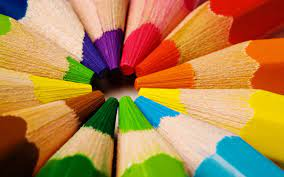
%> input picture src/obraz1.jpg, 284 x 177 px
$ octave lab1.m   (GNU Octave 9; MATLAB toolbox functions it lacks are replaced by stand-ins)
%> lines starting %> are read from the running program, lines starting %| are printed output that depends on the picture
clear all;
close all;

xc = imread("obraz1.jpg"); %wczytywanie obrazu
%> xc is the input picture: size 177x284x3 uint8; mean R, G, B 173.7, 130.3, 73.7

xr = xc(:,:,1);  %macierz trojwymiarowa, z ostatnim wymiarem pojedynczym - 1 warstwa
xg = xc(:,:,2);
xb = xc(:,:,3);

cmr = zeros(256,3); %maski dla poszczególnych kolorów
cmg = zeros(256,3);
cmb = zeros(256,3);

cmr(:,1) = [(0:255)/255]; %ustawianie kolumn w masce aby wyswietlic poszczegolne kolory
cmg(:,2) = [(0:255)/255];
cmb(:,3) = [(0:255)/255];


figure(1);
title("Obraz czerwony");
colormap(cmr);
imagesc(xr);

figure(2);
title("Obraz zielony");
colormap(cmg);
imagesc(xg);

figure(3);
title("Obraz niebieski");
colormap(cmb);
imagesc(xb);
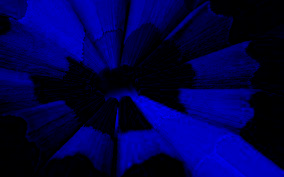
%> displayed picture: size 177x284x3, on the screen's scale of 0 to 255; mean R, G, B 0, 0, 73.7

figure(4)
title("Obraz oryginalny")
imagesc(xc);


xcneg = 255-xc; %obraz negatywny
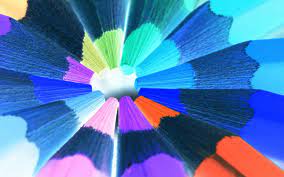
%> xcneg: size 177x284x3 uint8; mean R, G, B 81.3, 124.7, 181.3

figure(5)
title("Negatyw")
imagesc(xcneg)


xrneg = 255-xr; %negatywy masek
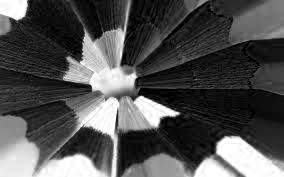
%> xrneg: size 177x284 uint8; min 0, max 255, mean 81.3
xgneg = 255-xg;
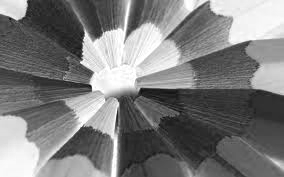
%> xgneg: size 177x284 uint8; min 15, max 255, mean 124.7
xbneg = 255-xb;
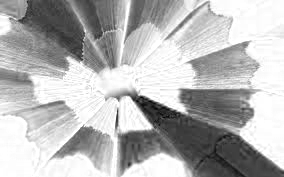
%> xbneg: size 177x284 uint8; min 0, max 255, mean 181.3

xcneg2(:,:,1) = xrneg; %wstawianie stron
xcneg2(:,:,2) = xgneg;
xcneg2(:,:,3) = xbneg;

figure(6)
title("Negatyw zlozony z r,g,b")
imagesc(xcneg2)


%Obraz szary pierwsza metoda
xgray = 0.3*xr+0.59*xg+0.11*xb;

x3gr(:,:,1) = xgray; %wstawianie w skali szarosci
x3gr(:,:,2) = xgray;
x3gr(:,:,3) = xgray;

for w = 50:100
    for s = 50:100
        x3gr(w,s,:) = xc(w,s,:);
    end
end
%> x3gr: size 177x284x3 uint8; mean R, G, B 138.1, 137.4, 133.1


figure(7)
imagesc(x3gr)


xgray = 0.3*xr+0.59*xg+0.11*xb;

x3gr(:,:,1) = xgray; %wstawianie w skali szarosci
x3gr(:,:,2) = xgray;
x3gr(:,:,3) = xgray;

for w = 100:150
    for s = 100:150
        x3gr(w,s,2) = xg(w,s);
    end
end
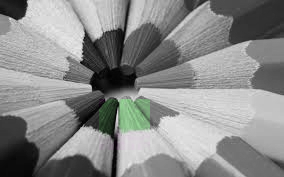
%> x3gr: size 177x284x3 uint8; mean R, G, B 137.1, 138.1, 137.1


figure(8)
imagesc(x3gr)

%w odcieniu g przedstawic wartosci od do czyli powyzej jakiejs wartosci

xgray = 0.3*xr+0.59*xg+0.11*xb;

x3gr(:,:,1) = xgray; %wstawianie w skali szarosci
x3gr(:,:,2) = xgray;
x3gr(:,:,3) = xgray;


prog_szarosci = 100;


for w = 1:177
    for s = 1:284
        if x3gr(w, s) >= prog_szarosci
            x3gr(w, s, 2) = xg(w, s);
        end
    end
end

figure(9)
imagesc(x3gr)


xgray = 0.3*xr+0.59*xg+0.11*xb;

x3gr(:,:,1) = xgray; %wstawianie w skali szarosci
x3gr(:,:,2) = xgray;
x3gr(:,:,3) = xgray;

for c = 1:177
    for r = 1:284
        if(x3gr(c, r, 1) >= 50 && xg(c, r, 1) <= 100)
            x3gr(c, r, 1) = 0;
            x3gr(c, r, 3) = 0;
        end
    end
end
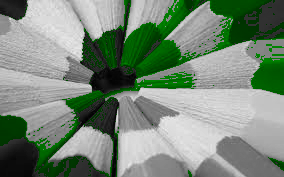
%> x3gr: size 177x284x3 uint8; mean R, G, B 120.6, 137.1, 120.6


figure(10)
imagesc(x3gr)
